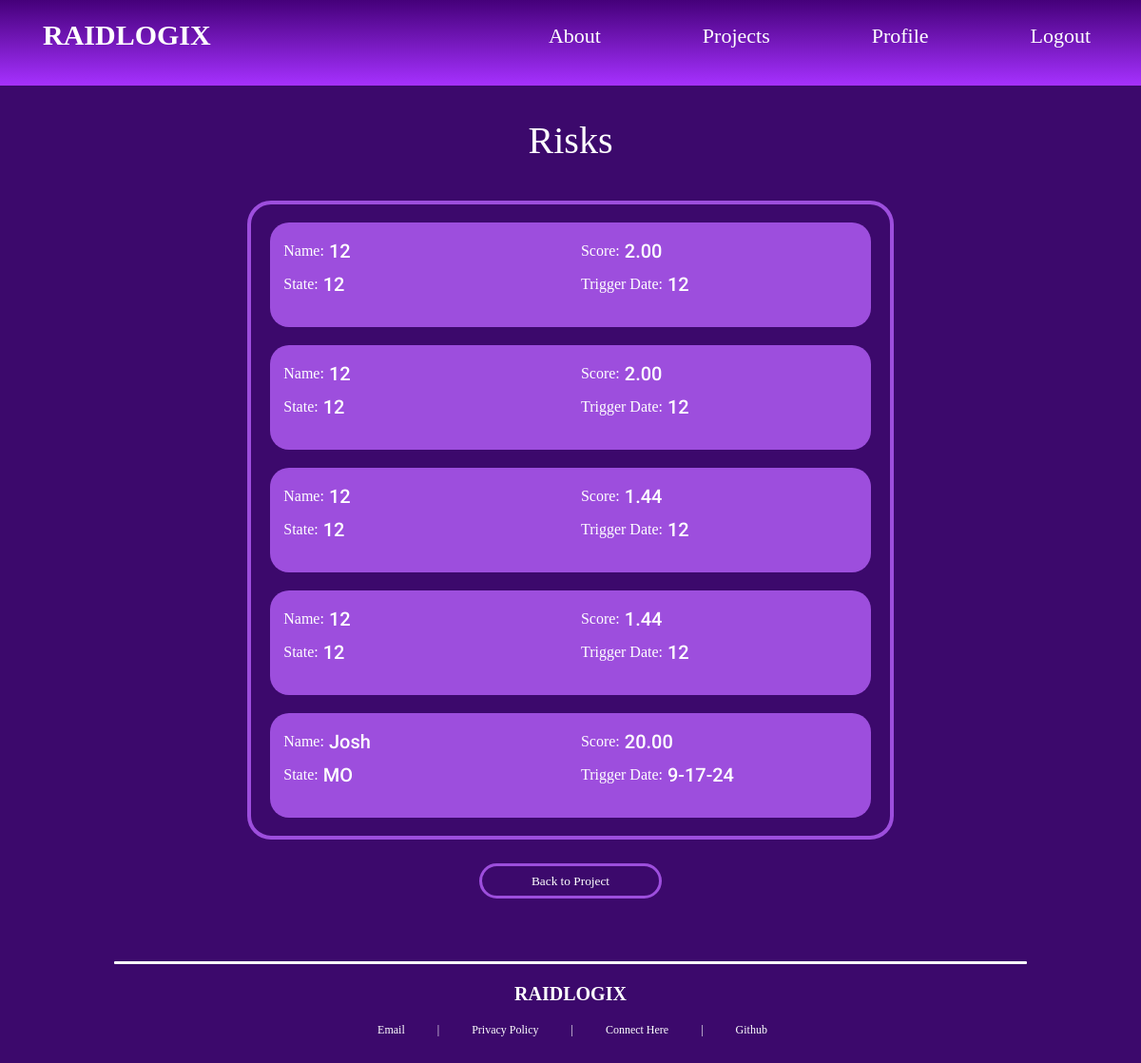
Before: /projects/8/risks (signed in) with the older database file.
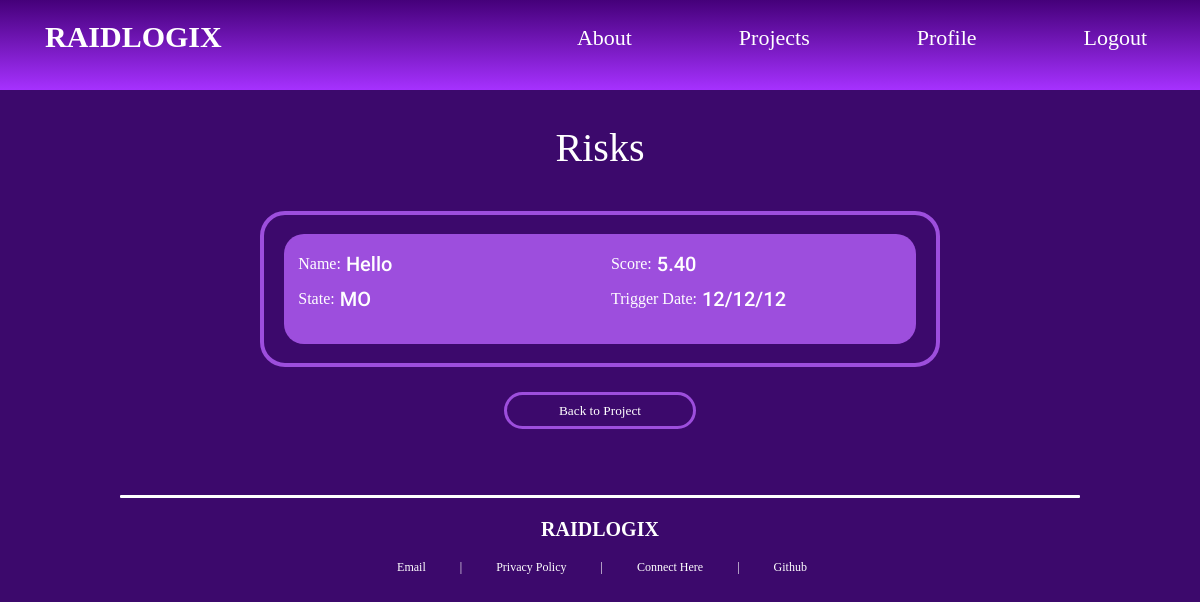
After: the same page with the newer database file.
### raidlogix/models.py (models this page shows)
class risk(models.Model):
    created = models.CharField(max_length=50)
    name = models.CharField(max_length=50)
    description = models.TextField()
    owner = models.CharField(max_length=50)
    state = models.CharField(max_length=50)
    probability = models.IntegerField()
    impact = models.IntegerField()
    score = models.DecimalField(decimal_places=2, max_digits=5)
    date_raised = models.CharField(max_length=50)
    trigger_date = models.CharField(max_length=50)
    date_closed = models.CharField(max_length=50)
    response_strategy = models.CharField(max_length=50)
    response_plan_state = models.CharField(max_length=50)
    project = models.ForeignKey(project, on_delete = models.CASCADE)

### raidlogix/views.py (the view)
# urls.py: path('projects/<int:project_pk>/risks', views.risks, name="risks"),
@login_required
def risks(request, project_pk):
    this_project = get_object_or_404(project, pk=project_pk)
    risks = risk.objects.filter(project=this_project)
    context = {
        'project': this_project,
        'risks': risks,
    }
    return render(request, "risk_list.html", context=context)

### raidlogix/templates/risk_list.html
{% extends 'h_and_f.html' %}
{% block content %}
<div id="block-attribute-list">
    <div class="attribute-text"><p>Risks</p></div>
    <div id="project-attribute-container">
        {% if risks.count == 0 %}
            <h1 id="empty-projects">NO RISKS</h1>
        {% else %}
            {% for risk in risks%}
                <a id="project-container-link" href="{% url 'view_risk' project.pk risk.pk %}">
                    <div class="project-container">
                        <div class="left-project-container">
                            <div class="project-value">Name: <p class="project-list-value">&nbsp;{{ risk.name }}</p></div>
                            <div class="project-value">State: <p class="project-list-value">&nbsp;{{ risk.state }}</p></div>
                        </div>
                        <div class="right-project-container">
                            <div class="project-value">Score: <p class="project-list-value">&nbsp;{{ risk.score }}</p></div>
                            <div class="project-value">Trigger Date: <p class="project-list-value">&nbsp;{{ risk.trigger_date }}</p></div>
                        </div>
                    </div>
                </a>
            {% endfor %}
        {% endif %}
    </div>
    <a href="{% url 'view_project' project.pk %}" id="reroute-project"><input id="add-attribute-submit" type="submit" value="Back to Project"/></a>
</div>
{% endblock content %}

Changed rows visible on the page:
removed risk: name "12", state "12", score "2.00", trigger_date "12"
removed risk: name "12", state "12", score "2.00", trigger_date "12"
removed risk: name "12", state "12", score "1.44", trigger_date "12"
removed risk: name "12", state "12", score "1.44", trigger_date "12"
removed risk: name "Josh", state "MO", score "20.00", trigger_date "9-17-24"
added risk: name "Hello", state "MO", score "5.40", trigger_date "12/12/12"
